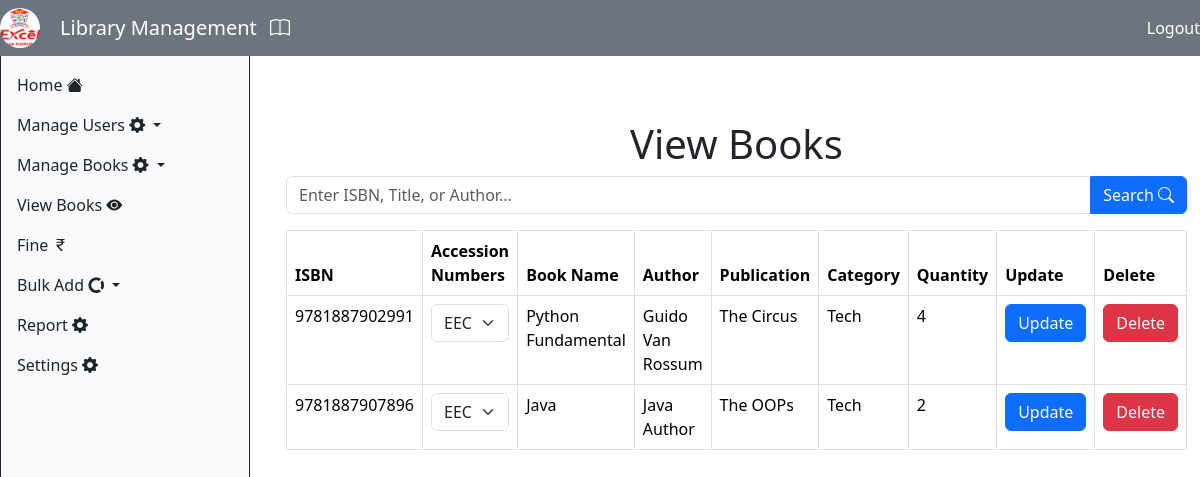
Page /view_books/ (signed in) on the earlier database version.
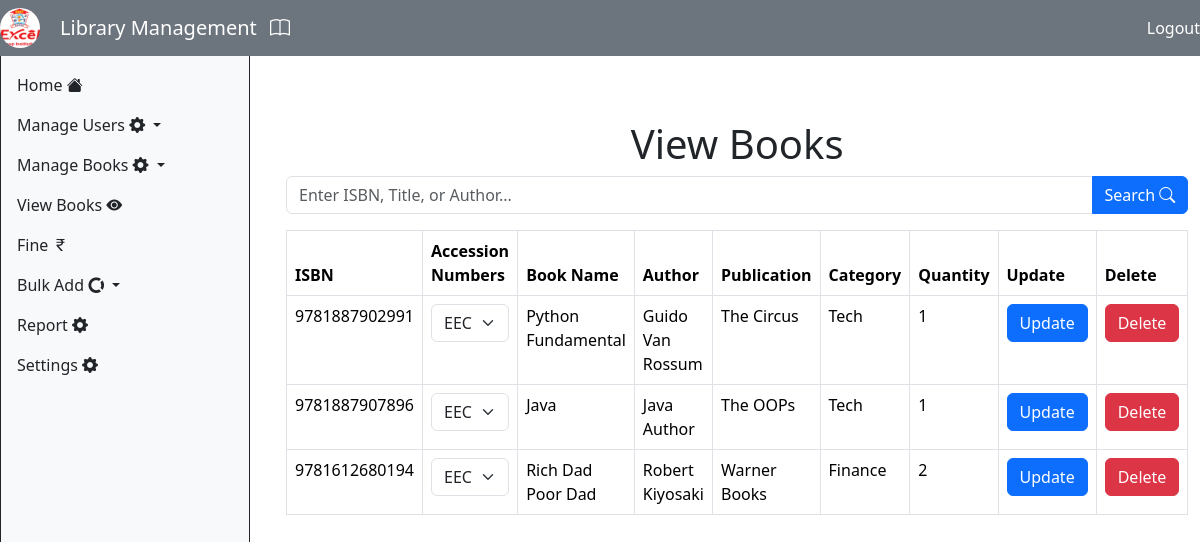
Same page on the later database version.
### Library/models.py (models this page shows, shortened)
class Book(models.Model):
    title = models.CharField(max_length=200)
    author = models.CharField(max_length=100)
    publisher = models.CharField(max_length=100)
    quantity = models.IntegerField(default=0)
    categories = models.ManyToManyField(Category, related_name='books')
    availability_status = models.CharField(max_length=10, default="Available")
    isbn = models.CharField(max_length=50,null=True)

class Category(models.Model):
    name = models.CharField(max_length=100)

### Library/views.py (the view)
# urls.py: path('view_books/', viewBooks, name='view_books'),
@login_required(login_url='login')
def  viewBooks(request):
    books = Book.objects.all()
    accession_no = Accession_No.objects.all()
    categories = Category.objects.all()
    return render(request, 'view_books.html', {'books': books, 'categories': categories, 'accession_no': accession_no})

### Library/context_processors.py (called while the page is built)
def logo_context(request):
    setting = Setting.objects.first()
    return {
        'logo': setting.logo if setting else None
    }

### Library/templates/view_books.html (shortened to what the changed rows need)
{% extends 'base.html' %}
{% block content %}
<div class="container mt-5">
    <h1 class="text-center">View Books</h1>
    <table class="table table-bordered">
        <thead>
            <tr>
                <th>ISBN</th>
                <th>Accession Numbers</th>
                <th>Book Name</th>
                <th>Author</th>
                <th>Publication</th>
                <th>Category</th>
                <th>Quantity</th>
                <th>Update</th>
                <th>Delete</th>
            </tr>
        </thead>
        <tbody>
            {% if searched_book %}
            <tr>
                <td>{{ searched_book.book_id.isbn }}</td>
                <td>
                   {% if searched_book.access %}
    <div class="dropdown">
        <button class="btn btn-primary dropdown-toggle" type="button" data-bs-toggle="dropdown" aria-expanded="false">
            View Accessions
        </button>
        <ul class="dropdown-menu">
            {% for acc in searched_book.access %}
                <li><a class="dropdown-item" href="#">{{ acc.accession_no }}</a></li>
            {% endfor %}
        </ul>
    </div>
                    {% else %}
                    No Copies
                    {% endif %}
                </td>
                <td>{{ searched_book.book_id.title }}</td>
                <td>{{ searched_book.book_id.author }}</td>
                <td>{{ searched_book.book_id.publisher }}</td>
                <td>
                    {% if searched_book.book_id.categories %}
                        {% for category in searched_book.book_id.categories.all %}
                            {{ category.name }}{% if not forloop.last %}, {% endif %}
                        {% endfor %}
                    {% else %}
                        No Categories
                    {% endif %}
                </td>
                <td>{{ searched_book.quantity }}</td>
                <td><button class="btn btn-primary" data-bs-toggle="modal" data-bs-target="#editBookModal{{ searched_book.book_id.id }}">Update</button></td>
                <td><a href="{% url 'delete_book' searched_book.book_id.id %}" class="btn btn-danger">Delete</a></td>
            </tr>
            <div class="modal" id="editBookModal{{ searched_book.book_id.id }}" aria-hidden="true">
                <div class="modal-dialog">
                    <div class="modal-content">
                        <div class="modal-header">
                            <h1 class="modal-title">Edit Book</h1>
                            <button type="button" class="btn-close" data-bs-dismiss="modal" aria-label="Close"></button>
                        </div>
                        <div class="modal-body">
                            <form method="post" action="{% url 'update_book' searched_book.book_id.id %}">
                                {% csrf_token %}
                                <div class="mb-3">
                                    <label class="col-form-label">Title:</label>
                                    <input type="text" class="form-control" name="title" value="{{ searched_book.book_id.title }}">
                                </div>
                                <div class="mb-3">
                                    <label class="col-form-label">Author:</label>
                                    <input type="text" class="form-control" name="author" value="{{ searched_book.book_id.author }}">
                                </div>
                                <div class="mb-3">
                                    <label class="col-form-label">Publisher:</label>
                                    <input type="text" class="form-control" name="publisher" value="{{ searched_book.book_id.publisher }}">
                                </div>
                                <div class="mb-3">
                                    <label class="col-form-label">ISBN:</label>
                                    <input type="text" class="form-control" name="isbn" value="{{ searched_book.book_id.isbn }}">
                                </div>
                                <div class="mb-3">
                                    <label class="col-form-label">Quantity:</label>
                                    <input type="number" class="form-control" name="quantity" value="{{ searched_book.quantity }}">
                                </div>
                                <button type="button" class="btn btn-secondary" data-bs-dismiss="modal">Close</button>
                                <button class="btn btn-primary" type="submit">Confirm</button>
                            </form>
                        </div>
                    </div>
                </div>
            </div>
            {% elif books %}
            {% for book in books %}
            {% if forloop.first or books|slice:":1" %}
            <tr>
                <td>{{ book.isbn }}</td>
                <td>
                    <select class="form-select">
                        {% for b in accession_no %}
                            {% if b.book_id.id == book.id %}
                                <option>{{ b.accession_no }}</option>
                                {% endif %}
                                {% endfor %}
                    </select>
                </td>
                <td>{{ book.title }}</td>
                <td>{{ book.author }}</td>
                <td>{{ book.publisher }}</td>
                <td>
                    {% if book.categories %}
                        {% for category in book.categories.all %}
                            {{ category.name }}{% if not forloop.last %}, {% endif %}
                        {% endfor %}
                    {% else %}
                        No Categories
                    {% endif %}
                </td>
                <td>{{ book.quantity }}</td>
                <td><button class="btn btn-primary" data-bs-toggle="modal" data-bs-target="#editBookModal{{ book.id }}">Update</button></td>
                <td><a href="{% url 'delete_book' book.id %}" class="btn btn-danger">Delete</a></td>
            </tr>
            {% else %}
            <tr>
                <td colspan="9" class="text-center">No books found.</td>
            </tr>
            {% endif %}
            {% endfor %}
            {% endif %}
        </tbody>
    </table>
</div>
{% endblock %}

Differences in the rows shown:
removed Book: isbn "9781887902991", title "Python Fundamental", author "Guido Van Rossum", publisher "The Circus", quantity "4", Category (name "Tech")
removed Book: isbn "9781887907896", title "Java", author "Java Author", publisher "The OOPs", quantity "2", Category (name "Tech")
added Book: isbn "9781887902991", title "Python Fundamental", author "Guido Van Rossum", publisher "The Circus", quantity "1", Category (name "Tech")
added Book: isbn "9781887907896", title "Java", author "Java Author", publisher "The OOPs", quantity "1", Category (name "Tech")
added Book: isbn "9781612680194", title "Rich Dad Poor Dad", author "Robert Kiyosaki", publisher "Warner Books", quantity "2"
added Category: name "Finance", shown under "9781612680194"
